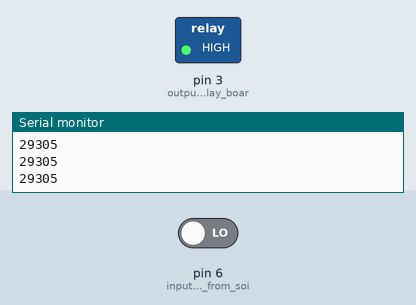
A sketch run on a simulated Arduino Uno, built with avr-gcc and run on an emulated ATmega328P. Shown: switched loads named in the sketch (green lamp = pin HIGH), the last lines printed to the serial monitor. The inputs (shaded band) are chosen by the test bench; at power-on: pin 6 (input_pin_coming_from_soi) LOW.

Above: at 1.6 s.
1.7 s: pin 6 (input_pin_coming_from_soi) driven HIGH
At 2.6 s:
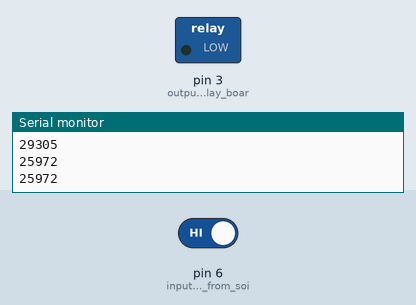
3.5 s: pin 6 (input_pin_coming_from_soi) driven LOW
At 3.9 s:
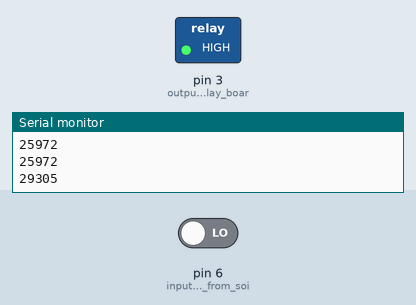
Timing chart, 0 to 6.5 s (numbered marks = the images above; inputs shaded):
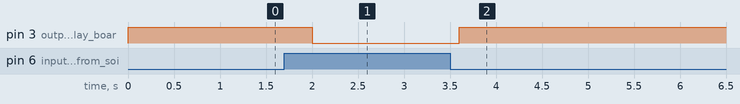

Measured:
- after the input at 1.7 s, pin 3 (output_pin_for_relay_boar): HIGH → LOW after 0.30 s
- after the input at 3.5 s, pin 3 (output_pin_for_relay_boar): LOW → HIGH after 0.10 s

The sketch:

code.ino
```cpp
int water; //random variable
void setup() {
  Serial.begin(9600);
  pinMode(3,OUTPUT); //output pin for relay board, this will sent signal to the relay
  pinMode(6,INPUT); //input pin coming from soil sensor
}

void loop() {
  water = digitalRead(6);  // reading the coming signal from the soil sensor
  if(water == HIGH) // if water level is full then cut the relay
  {
  digitalWrite(3,LOW);
  Serial.println('plant is wet') ; // low is to cut the relay
  }
  else
  {
  digitalWrite(3,HIGH);
    Serial.println('plant is dry') ;// low is to cut the relay

   //high to continue proving signal and water supply
  }
  delay(400);
}
```
